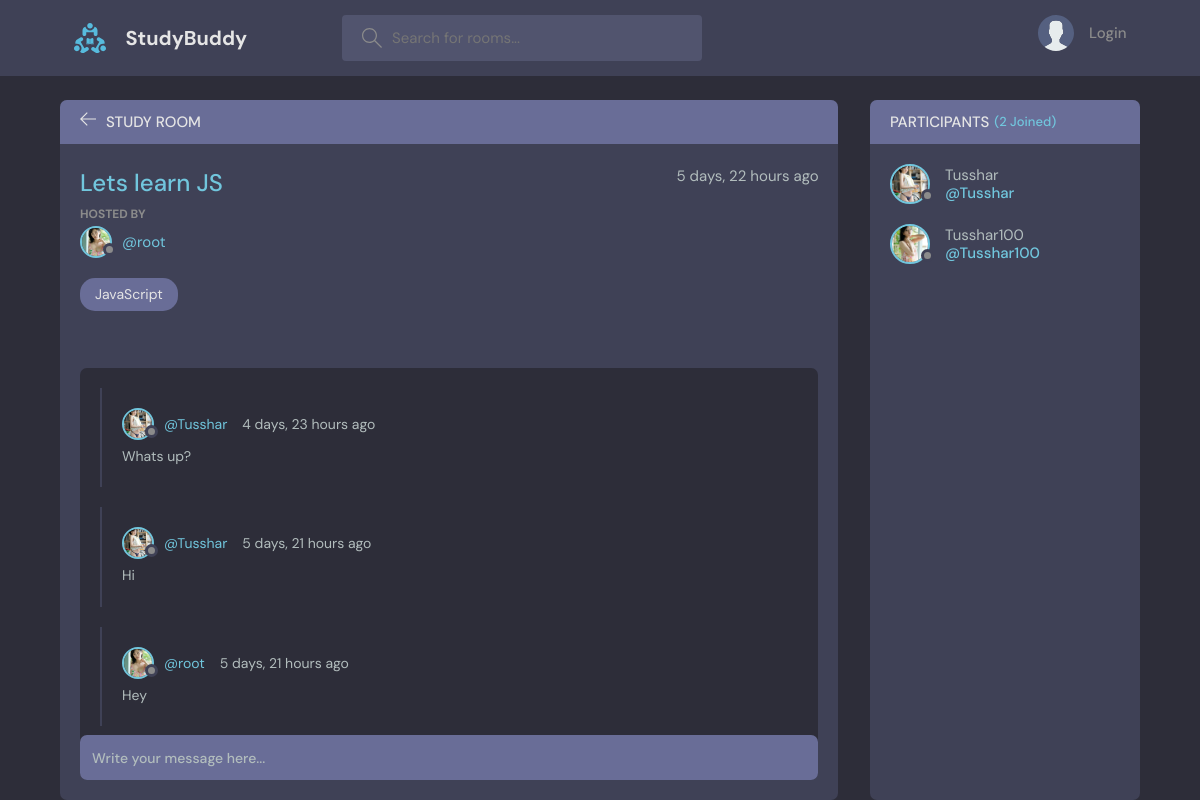
The page /room/1/ on the database its author committed.
### base/models.py (models this page shows, shortened)
class Room(models.Model):
    host=models.ForeignKey(User,on_delete=models.SET_NULL,null=True)
    topic=models.ForeignKey(Topic,on_delete=models.SET_NULL,null=True)
    name=models.CharField(max_length=200)
    description=models.TextField(null=True,blank=True)
    updated=models.DateTimeField(auto_now=True)
    created=models.DateTimeField(auto_now_add=True)
    participants=models.ManyToManyField(User,related_name='participants',blank=True)
    class Meta:
        ordering=['-updated','-created']

class UserProfile(models.Model):
    user   = models.OneToOneField(User,on_delete=models.CASCADE,null=True,blank=True)
    avatar = models.ImageField()

class Topic(models.Model):
    name=models.CharField(max_length=200)
    def __str__(self):
        return self.name

class Message(models.Model):
    user=models.ForeignKey(User,on_delete=models.CASCADE)
    room=models.ForeignKey(Room,on_delete=models.CASCADE)
    body=models.TextField()
    updated=models.DateTimeField(auto_now=True)
    created=models.DateTimeField(auto_now_add=True)
    class Meta:
        ordering=['-updated','-created']

### base/views.py (the view)
# urls.py: path('room/<str:pk>/',views.room,name="room"),
def room(request,pk):
    room=Room.objects.get(id=pk)
    room_messages=room.message_set.all().order_by('-created')
    participants=room.participants.all()
    if request.method=='POST':
        message=Message.objects.create(user=request.user,room=room,body=request.POST.get('body'))
        room.participants.add(request.user)
        return redirect('room',pk=room.id)
    context={"room":room,"room_messages":room_messages,"participants":participants}
    return render(request,'base/room.html',context)

### base/templates/base/room.html (shortened to what this page needs)
{%extends 'main.html'%}
{%block content%}
    <main class="profile-page layout layout--2">
      <div class="container">
        <div class="room">
          <div class="room__top">
            <div class="room__topLeft">
              <a href="{% url 'home' %}">
                <svg version="1.1" xmlns="http://www.w3.org/2000/svg" width="32" height="32" viewBox="0 0 32 32">
                  <title>arrow-left</title>
                  <path
                    d="M13.723 2.286l-13.723 13.714 13.719 13.714 1.616-1.611-10.96-10.96h27.625v-2.286h-27.625l10.965-10.965-1.616-1.607z"
                  ></path>
                </svg>
              </a>
              <h3>Study Room</h3>
            </div>
          </div>
          <div class="room__box scroll">
            <div class="room__header scroll">
              <div class="room__info">
                <h3>{{room.name}}</h3>
                <span>{{room.created|timesince}} ago</span>
              </div>
              <div class="room__hosted">
                <p>Hosted By</p>
                <a href="{% url 'user-profile' room.host.id%}" class="room__author">
                  <div class="avatar avatar--small">
                    <img src="{{room.host.userprofile.avatar.url}}" />
                  </div>
                  <span>@{{room.host.username}}</span>
                </a>
              </div>
              <span class="room__topics">{{room.topic}}</span>
            </div>
            <div class="room__conversation">
              <div class="threads scroll">
                {%for message in room_messages%}
                <div class="thread">
                  <div class="thread__top">
                    <div class="thread__author">
                      <a href="{% url 'user-profile' message.user.id%}" class="thread__authorInfo">
                        <div class="avatar avatar--small">
                          <img src="{{message.user.userprofile.avatar.url}}" />
                        </div>
                        <span>@{{message.user.username}}</span>
                      </a>
                      <span class="thread__date">{{message.created|timesince}} ago</span>
                    </div>
                  </div>
                  <div class="thread__details">
                    {{message.body}}
                  </div>
                </div>
                {%endfor%}
              </div>
            </div>
          </div>
          <div class="room__message">
            <form action="" method="POST">
              <input name="body" placeholder="Write your message here..." /></form>
          </div>
        </div>
        <div class="participants">
          <h3 class="participants__top">Participants <span>({{participants.count}} Joined)</span></h3>
          <div class="participants__list scroll">
            {%for user in participants%}
            <a href="{% url 'user-profile' user.id%}" class="participant">
              <div class="avatar avatar--medium">
                <img src="{{user.userprofile.avatar.url}}" />
              </div>
              <p>
                {{user.username}}
                <span>@{{user.username}}</span>
              </p>
            </a>
            {%endfor%}
          </div>
        </div>
      </div>
    </main>
{% endblock %}

### rows shown on the page
Room: name "Lets learn JS", created "5 days, 22 hours", host.userprofile.avatar (picture), host.username "root", topic "JavaScript"
Message: user.userprofile.avatar (picture), user.username "Tusshar", created "4 days, 23 hours", body "Whats up?"
Message: user.userprofile.avatar (picture), user.username "Tusshar", created "5 days, 21 hours", body "Hi"
Message: user.userprofile.avatar (picture), user.username "root", created "5 days, 21 hours", body "Hey"

### other values the page prints
{{ participants.count }} "2"
{{ user.username }} "Tusshar"
{{ user.username }} "Tusshar100"
